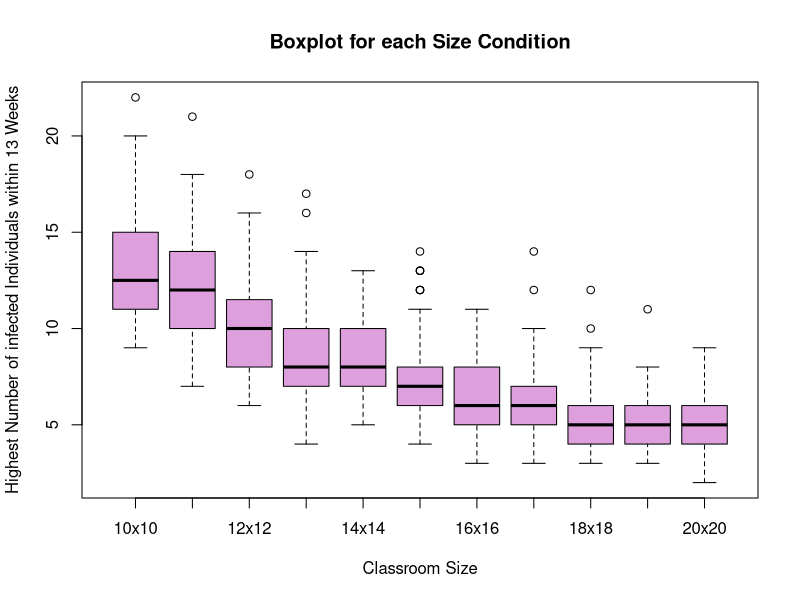
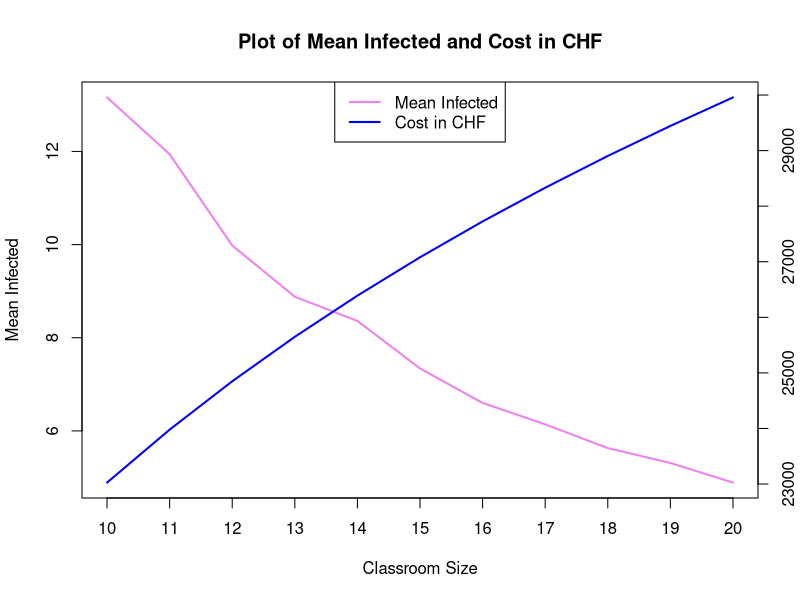
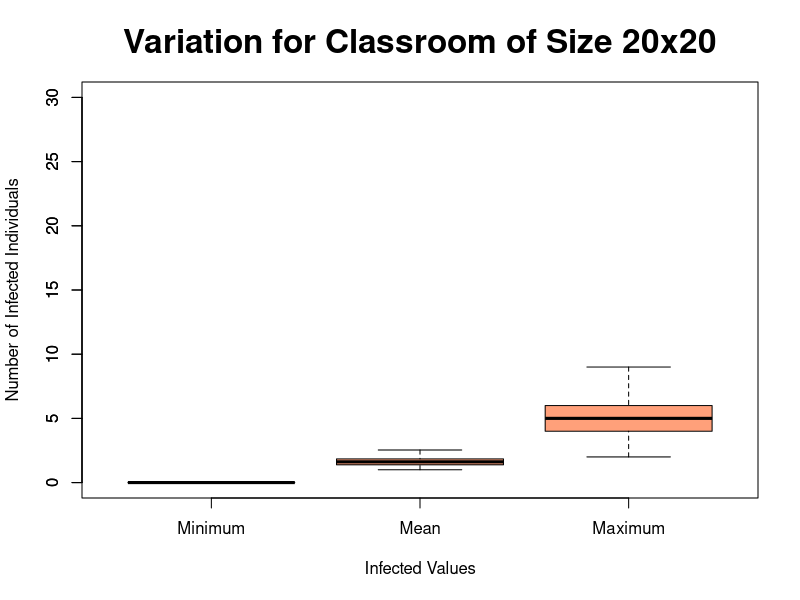

Source code (R) for these figures, in order:
####### Infection_spread_students_1.0.3.R
#### update: commented up to ####7 + fixed console spamming

#### 0. Set working directory ####
# clear environment and set working directory
rm(list=ls())
# setwd("~/UZH/Agent-based modelling in R/Agend_based_model") #Hyewon
# setwd("~/Documents/GitHub/Agend_based_model") #Miriam
# setwd("C:/Users/Laura Andres/Documents/GitHub/Agend_based_model/") #Laura


#### 1. Determine Parameters ####
beta <- 0.3
students <- 100
transmission_dist <- 1.5 # in number of seats between students. dist 1 = one seat(60cm)
random_absence <- 0.05 # absence of student for reasons other than illness
lectures_per_week <- 1 # per week
weeks <- 13 # fix in the end to 18 weeks -> one semester + study phase
initial_prob <- 0.05
rounds <- lectures_per_week*weeks

#### 2. Make a dataframe that monitors student status each week(round) ####
new_meta=function(){
  meta=data.frame(
    infected = rep(NA, rounds),
    infected_random = NA,
    immunity = NA,
    recovering = NA,
    sick_but_going = NA,
    mean_stored = NA
  )
  return(meta)
}

#### 3. Make a dataframe that contains student information. Will be renewed every week(round) ####
new_health=function(){
  health <- data.frame(
    ID = 1:students,
    infected_pre = 0,
    absence = 0,
    location = 0,
    row=0,
    col=0,
    missed_rounds = 0, 
    past_affections = 0, 
    p = 0, #probability of getting infected
    infected_post = 0, #infection status after this round
    immunity = 0,
    sick_but_going = 0)
  return(health)
}


#### 4. Get infection status for each week(round) ####
one_round=function(nth_round, beta, students, transmission_dist,random_absence,lectures_per_week,weeks,initial_prob,rounds, meta, seats, health){
  # 4a. Randomly assign seats for attending students
  ## 1) check absence
  ### absence due to voluntary decision (random absence)
  health$absence <- sample(0:1, students, replace = TRUE, prob = c(1-random_absence, random_absence))
  ### absence due to infection
  health$absence[which(health$missed_rounds>=1)] <- 1
  
  ## 2) assign seats to attending students
  attending_students <- which(health$absence==0)
  health$location[attending_students] <- sample(1:nrow(seats), length(attending_students), replace = FALSE)
  health$row[attending_students] <- seats$rows[health$location]
  health$col[attending_students] <- seats$cols[health$location]
  
  
  # 4b. Calculate probability of infection for each students
  ## 1) assign students - who are not immune - who got infected outside of class by chance
  possible_hosts <- which(health$immunity == 0)
  infected_lastround <- which(health$infected_pre==1) # save students who got infected in class
  health$infected_pre[possible_hosts] <- sample(0:1, length(possible_hosts), replace = TRUE, prob=c(1-initial_prob,initial_prob))
  infected_random <- setdiff(which(health$infected_pre[possible_hosts] == 1), infected_lastround) # vector of students who got infected outside of class by chance
  health$immunity[which(health$infected_pre == 1)] <- 1 # students who are infected are immune
  
  
  ## 2) calculate probability of infection for each students
  #distance matrix for all seats
  distances <- as.matrix(dist(cbind(health$row,health$col)))
  distances <- distances[,which(health$infected_pre==1), drop=FALSE]
  #get number of exposures for each students
  health$exposures <- rowSums(distances<=transmission_dist)
  #get probability of infection by number of exposures
  health$p <- 1-(1-beta)^health$exposures
  
  # 4c. From the probabilities, determine which student get infected
  for(i in 1:nrow(health)){
    if(health$immunity[i] == 1){
      health$infected_post[i] <- 0
    } else{
      health$infected_post[i] <- sample(0:1, 1, prob = c(1-health$p[i],health$p[i]))
    }
  }
  
  # 4d. Loop for each week and track infection status each round
  ## 1) update infection status in "meta" dataframe
  meta$infected[nth_round] <- sum(health$infected_post)
  meta$immunity[nth_round] <- sum(health$immunity)
  meta$recovering[nth_round] <- length(which(health$missed_rounds>=1))
  meta$sick_but_going[nth_round] <- length(which(health$sick_but_going>=1))
  meta$infected_random[nth_round] <- length(infected_random)
  
  ## 2) renew "health" dataframe for next week(round)
  ### determine student who will stay home due to infection and return to school after recovery
  quarantine <- c(which(health$sick_but_going==lectures_per_week), infected_random)
  back_to_school <- which(health$missed_rounds==lectures_per_week)
  ### clear infection status of students in quarantine
  health$sick_but_going[quarantine] <- 0
  health$infected_post[quarantine] <- 0
  ### count missed rounds of students in quarantine
  health$missed_rounds[quarantine] <- health$missed_rounds[quarantine]+1
  ### get students back to class
  health$missed_rounds[back_to_school] <- 0
  health$infected_pre[back_to_school] <- 0
  # add counts for students who got sick and still goes to school 
  health$sick_but_going[which(health$infected_post==1)] <- health$sick_but_going[which(health$infected_post==1)] +1
  #transfer infected_post as infect_pre of next round
  health$infected_pre <- health$infected_post
  #clear other columns
  health$attendance <- 0
  health$location <- 0
  health$p <- 0
  health$infected_post <- 0
  
  ## 3) get mean for the defined weeks (now 13 weeks)
  if(nth_round <= weeks) {
    meta$infected_stored[nth_round] <- meta$infected[nth_round]
  } else {
    meta$infected_stored[nth_round] <- 0
  }
  
  
  return(list(health = health, meta = meta))
}


#### 5. Prepare - conditions(number of seats), number of simulations, dataframe to track results - to run the simulation ####
n=100 # number of simulations
nrows <- ncols <- c(10:20) # conditions
max_values_df= data.frame(matrix(NA, nrow = n, ncol = length(nrows))) # make empty dataframe that will store all peaks of infection for each condition
colnames(max_values_df) <- c("10x10", "11x11", "12x12", "13x13", "14x14", "15x15", "16x16", "17x17", "18x18", "19x19", "20x20")

#### 6. Run simulations for each conditions ####
for(j in nrows) {
  # 6a. make a classroom with j rows of seats
  seats <- expand.grid(rows=1:j, cols=1:j) 
  seats$ID <- 1:nrow(seats) # "seats" dataframe - rows, columns, ID
  
  # 6b. make a dataframe to track result in each simulation
  column_names <- paste("trial", 1:n, sep= "_")
  infected_df <- data.frame(matrix(NA, nrow = rounds, ncol = n))
  colnames(infected_df) <- column_names
  
  ## empty vector to update means of infected students
  mean_simulation=rep(NA, n)
  
  # repeat simulation 100 times for each conditions (for statistical validation)
  # 6c. simulate for each condtion n times
  for(trial in 1:n){
    health=new_health()
    meta=new_meta()
    for(nth_round in 1:rounds) {
      results <- one_round(nth_round, beta, students, transmission_dist,random_absence,lectures_per_week,weeks,initial_prob,rounds, meta, seats, health)
      health <- results$health
      meta <- results$meta
    }
    
    ## update mean of infected students
    meta[is.na(meta)]=0
    mean_one_simulation <- sum(meta$infected_stored)/weeks
    mean_simulation[trial]=mean_one_simulation
    
    ## update the result - infected_df - dataframe
    infected_df[trial]=meta$infected
  }
  
  # 6d. get descriptive values from infected_df
  ## set NA as 0
  infected_df[is.na(infected_df)]=0
  
  ## get means and sd and max and min
  mean_weeks=rowMeans(infected_df)
  sd_weeks=apply(infected_df,1,sd)
  sd_simulation=apply(infected_df,2,sd)
  max_simulation=apply(infected_df,2,max)
  min_simulation=apply(infected_df,2,min)
  
  # 6e. update max_values_df
  max_values_df[j-9]=max_simulation
}


#### 7. Get means of maximum value ####
max_means=colMeans(max_values_df)
max_sd=apply(max_values_df, 1, sd)


#### 8. Plot results ####

# Boxplot for each Classroom size and its highest number of infected students within the 13 weeks
boxplot(max_values_df, 
        main = "Boxplot for each Size Condition", 
        xlab = "Classroom Size", 
        ylab = "Highest Number of infected Individuals within 13 Weeks", 
        col = "#DDA0DD")

# Plot the optimum of size and cost
## max_means and max_sd 
max_means <- colMeans(max_values_df)
max_sd <- apply(max_values_df, 1, sd)

## Define cost based on classroom size using a logarithmic scale
classroom <- 10:20
starting_value <- 10000

## Use a logarithmic function to define the cost
cost <- starting_value * log(classroom)

## Plot mean infected
plot(x = classroom, y = max_means, type = 'l', col = 'violet', lwd = 2, ylab = 'Mean Infected', xlab = 'Classroom Size', xaxt = 'n')
axis(1, at = classroom)

## Overlay log(Cost)
par(new = TRUE)
plot(x = classroom, y = cost, type = 'l', col = 'blue', lwd = 2, axes = FALSE, xlab = '', ylab = '')
axis(4) 
mtext("Cost in CHF", side = 4, line = 2, col = "blue")

## Add legends
legend("top", legend = c("Mean Infected", "Cost in CHF"), col = c("violet", "blue"), lty = 1, lwd = 2)

## Add a title
title(main = "Plot of Mean Infected and Cost in CHF")

# Boxplot for highest, lowest and mean value over the 13 weeks
## Make a dataframe with max, min, mean
values_df <- data.frame(Minimum = min_simulation, Mean = mean_simulation, Maximum = max_simulation)

## Plot it
boxplot(values_df, 
        main = "Variation for Classroom of Size 20x20", 
        xlab = "Infected Values", 
        ylab = "Number of Infected Individuals", 
        col = "#FFA07A", #for other plots: lightblue, lightgreen
        ylim = c(0,30),
        cex.axis = 1.0, cex.lab = 1.0, cex.main = 2) #adjust size of text
axis(2, at = seq(0, 30, by = 5))
## Comment: This was adjusted manually for size 10x10, 15x15, and 20x20 as it was easier for as to do so than store informaion within a loop

##############
